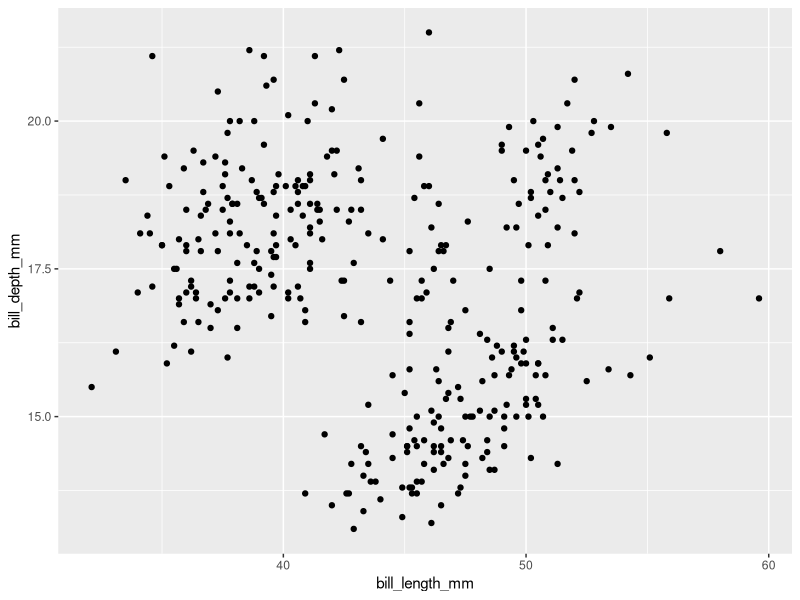
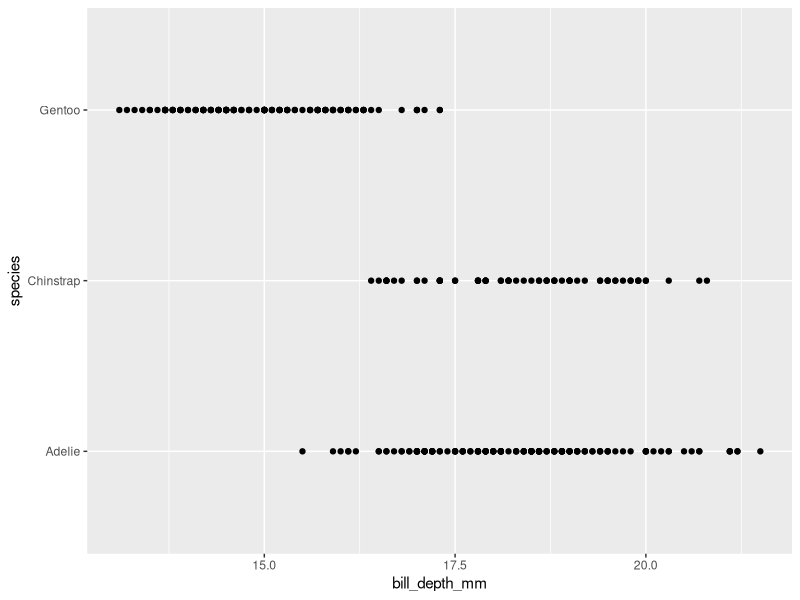
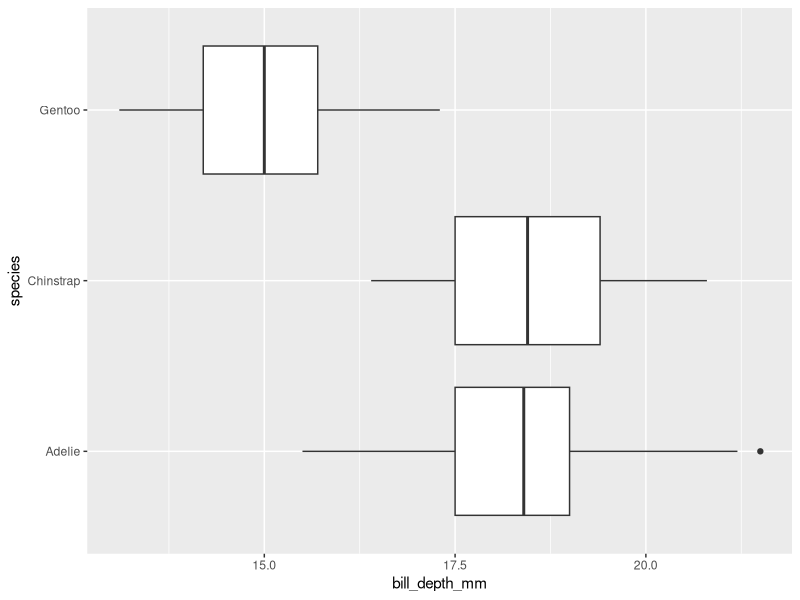

Reproduce these figures in R, in order. (Note: this script raises an error after producing the figures.)
## ---- chunk 1
library("tidyverse")
## ---- chunk 2
penguins_df <- palmerpenguins::penguins
glimpse(penguins_df)
## ---- chunk 3
?palmerpenguins::penguins
## ---- chunk 4
ggplot(data=penguins_df, mapping=aes(x=bill_length_mm, y=bill_depth_mm)) + 
  geom_point()
## ---- chunk 5
ggplot(data=penguins_df, mapping=aes(x=bill_depth_mm, y=species)) + 
  geom_point()
## ---- chunk 6
ggplot(data=penguins_df, mapping=aes(x=bill_depth_mm, y=species)) + 
  geom_boxplot()
## ---- chunk 7
ggplot(data = penguins_df) + 
  geom_point()
## ---- chunk 8
ggplot(data=penguins_df, mapping=aes(x=bill_length_mm, y=bill_depth_mm)) + 
  geom_point(na.rm = T)
## ---- chunk 9
ggplot(data=penguins_df, mapping=aes(x=bill_length_mm, y=bill_depth_mm)) + 
  geom_point(na.rm = T) + 
  labs(caption="Data come from the palmerpenguins package.")
## ---- chunk 10
ggplot(
  data = penguins_df,
  mapping = aes(x = flipper_length_mm, y = body_mass_g)
) +
  geom_point(na.rm=T, mapping = aes(color = bill_depth_mm)) +
  geom_smooth(method = "loess")
## ---- chunk 11
ggplot(
  data = penguins_df,
  mapping = aes(x = flipper_length_mm, y = body_mass_g, color = island)
) +
  geom_point() +
  geom_smooth(se = FALSE)
## ---- chunk 12
ggplot(
  data = penguins_df,
  mapping = aes(x = flipper_length_mm, y = body_mass_g)
) +
  geom_point() +
  geom_smooth()

ggplot() +
  geom_point(
    data = penguins_df,
    mapping = aes(x = flipper_length_mm, y = body_mass_g)
  ) +
  geom_smooth(
    data = penguins_df,
    mapping = aes(x = flipper_length_mm, y = body_mass_g)
  )
